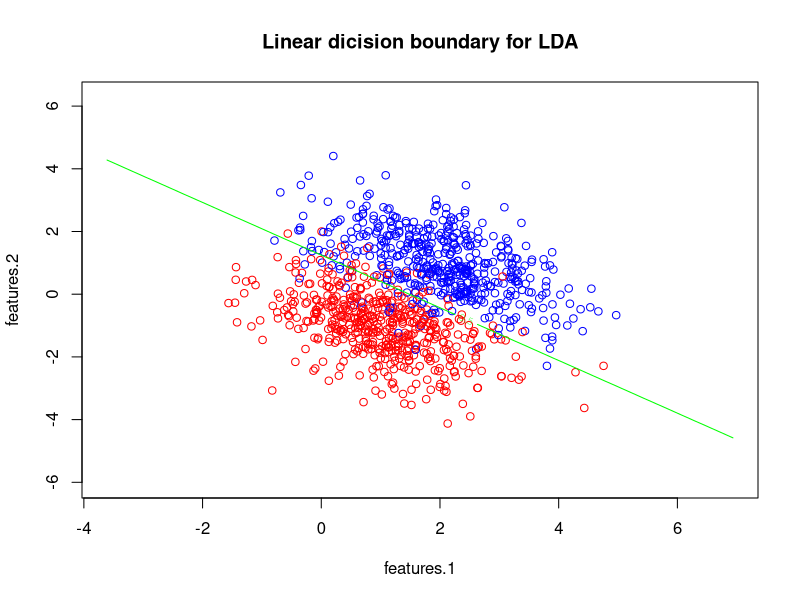

Recreate this plot in R.
library(MASS)
n1 <- 10000
n2 <- 10000
M <- 10
grid.size<-50

Sigma1 <- matrix(c(1,-0.5,-0.5,1),nrow=2)
x1 <- mvrnorm(n = n1,c(2,1), Sigma1)
x2 <- mvrnorm(n = n2,c(1,-1), Sigma1)
x <- rbind(x1,x2)
d <- data.frame(features=x,class = c(rep(1,times=n1),rep(2,times=n2)))
y <- d$class-1


x.1.lim <- c(min(x[,1])-sd(x[,1]),max(x[,1])+sd(x[,1]))
x.2.lim <- c(min(x[,2])-sd(x[,2]),max(x[,2])+sd(x[,2]))
x.1.seq <- seq(from=x.1.lim[1], to=x.1.lim[2], length.out=grid.size)
x.2.seq <- seq(from=x.2.lim[1], to=x.2.lim[2], length.out=grid.size)
grid <- matrix(nrow=grid.size*grid.size,ncol=2)
for(i in (1:grid.size)){
    for(j in (1:grid.size)){
        index <- (i-1)*grid.size+j
        grid[index,] <- c(x.1.seq[i],x.2.seq[j])
    }
}
test <- data.frame(features.1=grid[,1],features.2=grid[,2])
train <- sample(1:(n1+n2), size=(n1+n2)/20)

z <- lda(class ~ ., d, subset = train)
v <- predict(z,test)$posterior[,2]
grid.v <- matrix(v,nrow=grid.size,ncol=grid.size)

plot(d[train,1:2], col=c('blue','red')[d[train,"class"]],xlim=x.1.lim, ylim=x.2.lim, main="Linear dicision boundary for LDA")
contour(x=x.1.seq,y=x.2.seq,t(grid.v), levels=0.5, add=TRUE, col="green")